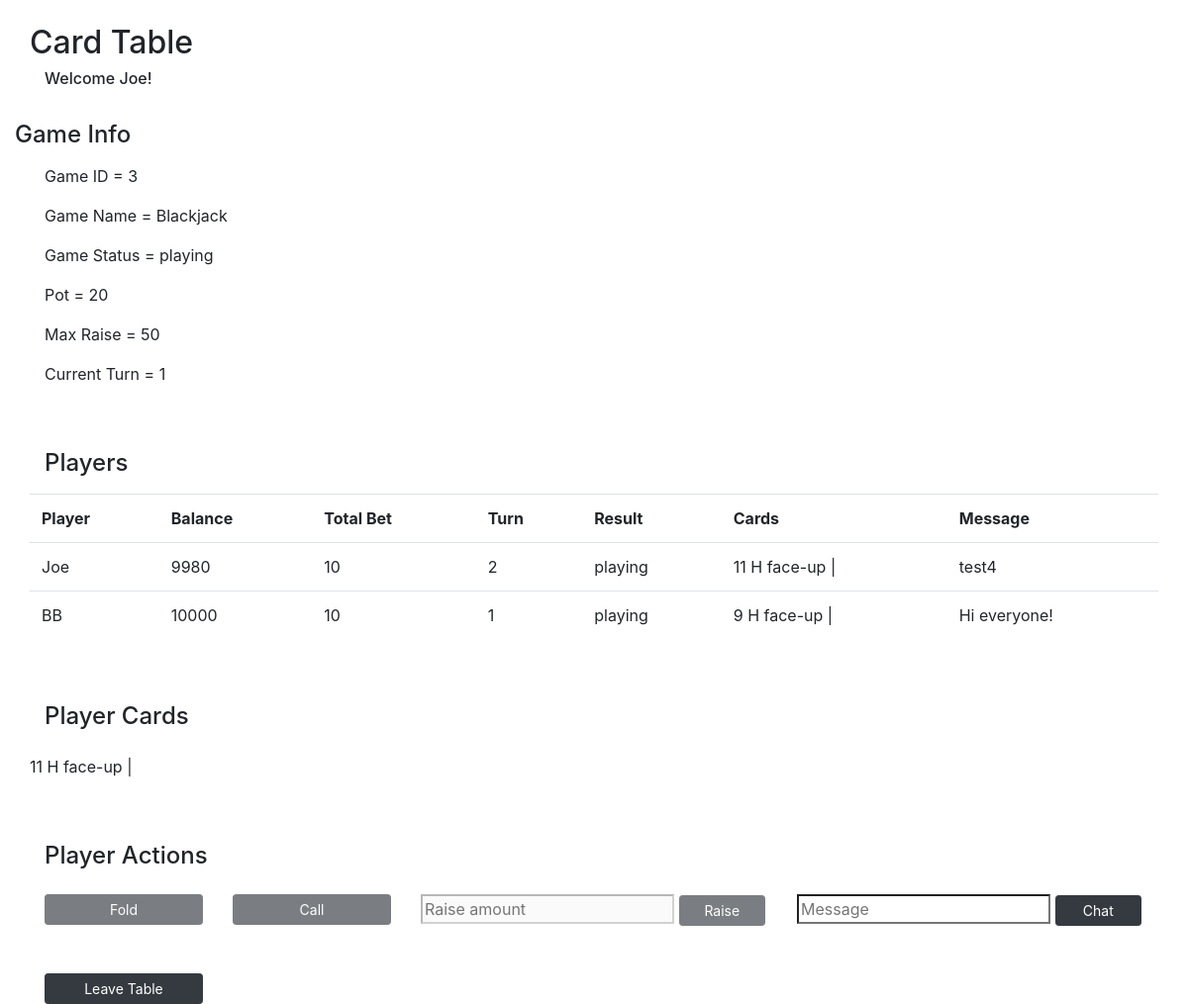
The app's page /card-table (signed in) with its own data.
### models.py (models this page shows)
class User(db.Model):
    __tablename__ = "users"
    id = db.Column(db.Integer, primary_key=True)
    user_name = db.Column(db.String(255))
    email = db.Column(db.String(255))
    password = db.Column(db.String(255))
    balance = db.Column(db.Integer)
    photo = db.Column(db.BLOB)
    wins = db.Column(db.Integer)
    losses = db.Column(db.Integer)
    current_game_id = db.Column(db.Integer, db.ForeignKey("games.id"), nullable=True)  # is null if not currently in a game
    current_game = db.relationship("Game", foreign_keys=[current_game_id], backref="game_users")
    created_at = db.Column(db.DateTime, server_default=func.now())
    updated_at = db.Column(db.DateTime, server_default=func.now(), onupdate=func.now())

class Game(db.Model):
    __tablename__ = "games"
    id = db.Column(db.Integer, primary_key=True)
    game_type_id = db.Column(db.Integer, db.ForeignKey("game_types.id"), nullable=True)
    game_type = db.relationship("GameType", foreign_keys=[game_type_id], backref="gametype_games")
    game_status = db.Column(db.Integer)  # 0: waiting, 1: playing, 2: completed
    pot = db.Column(db.Integer)
    current_turn = db.Column(db.Integer)
    num_players = db.Column(db.Integer)
    created_at = db.Column(db.DateTime, server_default=func.now())
    updated_at = db.Column(db.DateTime, server_default=func.now(), onupdate=func.now())

class GameType(db.Model):
    __tablename__ = "game_types"
    id = db.Column(db.Integer, primary_key=True)
    game_name = db.Column(db.String(255))
    time_limit = db.Column(db.Integer)
    min_players = db.Column(db.Integer)
    max_players = db.Column(db.Integer)
    ante = db.Column(db.Integer)
    max_raise = db.Column(db.Integer)
    created_at = db.Column(db.DateTime, server_default=func.now())
    updated_at = db.Column(db.DateTime, server_default=func.now(), onupdate=func.now())

class Player(db.Model):
    __tablename__ = "players"
    id = db.Column(db.Integer, primary_key=True)
    total_bet = db.Column(db.Integer)
    result = db.Column(db.Integer)  # 0: waiting, 1: playing, 2: win, 3: loss, 4: exited before playing
    turn = db.Column(db.Integer)  # position of player at the table
    game_id = db.Column(db.Integer, db.ForeignKey("games.id"), nullable=True)
    game = db.relationship("Game", foreign_keys=[game_id], backref="game_players")
    player_id = db.Column(db.Integer, db.ForeignKey("users.id"), nullable=True)
    player = db.relationship("User", foreign_keys=[player_id], backref="user_players")
    cards = db.relationship("Card", back_populates="player")
    messages = db.relationship("Message", back_populates="player")
    created_at = db.Column(db.DateTime, server_default=func.now())
    updated_at = db.Column(db.DateTime, server_default=func.now(), onupdate=func.now())

class Card(db.Model):
    __tablename__ = "cards"
    id = db.Column(db.Integer, primary_key=True)
    number = db.Column(db.Integer)  # 2-10: 2-10, 11: jack, 12: queen, 13: king, 14: ace
    suit = db.Column(db.Integer)  # 1: clubs, 2: diamonds, 3: hearts, 4: spades
    face_up = db.Column(db.Boolean, unique=False, default=False)  # false: card is face down, true: card is face up
    game_id = db.Column(db.Integer, db.ForeignKey("games.id"), nullable=True)
    game = db.relationship("Game", foreign_keys=[game_id], backref="game_cards")
    player_id = db.Column(db.Integer, db.ForeignKey("players.player_id"), nullable=True)
    player = db.relationship("Player", back_populates="cards")
    created_at = db.Column(db.DateTime, server_default=func.now())
    updated_at = db.Column(db.DateTime, server_default=func.now(), onupdate=func.now())

class Message(db.Model):
    __tablename__ = "messages"
    id = db.Column(db.Integer, primary_key=True)
    message = db.Column(db.String(255))
    player_id = db.Column(db.Integer, db.ForeignKey("players.player_id"), nullable=True)
    player = db.relationship("Player", foreign_keys=[player_id], back_populates="messages")
    game_id = db.Column(db.Integer, db.ForeignKey("games.id"), nullable=True)  # is null if not in a game while sending message
    game = db.relationship("Game", foreign_keys=[game_id], backref="game_messages")
    created_at = db.Column(db.DateTime, server_default=func.now())
    updated_at = db.Column(db.DateTime, server_default=func.now(), onupdate=func.now())

### controller.py (the view)
def card_table():
    if 'user_id' in session:
        user_id = session['user_id']
        user = getUser(user_id)
        if user:
            game_id = getGameIDFromUserID(user_id)
            game = getGame(game_id)
            players = getPlayers(game_id)
            cards = getCards(game_id, user_id)
            user_turn = getUserTurn(game_id, user_id)
            for player in players:
                print('message:', player.messages)
                if player.messages:
                    print('message content:', player.messages[0].message)
            if game:
                return render_template('card-table.html', user = user, user_turn = user_turn, game = game, players = players, cards = cards)
            else:
                return redirect('/lobby')
    return redirect('/login-registration')

### utilities.py (called while the page is built)
def getUser(user_id):
    user = User.query.get(user_id)
    return user

def getUserTurn(game_id, user_id):
    player = Player.query.filter_by(game_id=game_id, player_id=user_id).first()
    if player:
        return player.turn
    else:
        return False

def getGameIDFromUserID(user_id):
    user = User.query.get(user_id)
    game = Game.query.get(user.current_game_id)
    if game:
        return game.id
    else:
        return False

def getGame(game_id):
    game = Game.query.get(game_id)
    return game

def getPlayers(game_id):
    players = Player.query.filter_by(game_id=game_id)
    return players

def getCards(game_id, player_id):
    cards = Card.query.filter_by(game_id=game_id, player_id=player_id)
    return cards

### templates/card-table.html (shortened to what this page needs)
<!DOCTYPE html>
<html lang="en">
<head>
    <link href="https://stackpath.bootstrapcdn.com/bootstrap/4.4.1/css/bootstrap.min.css" rel="stylesheet">
    <script src="https://cdnjs.cloudflare.com/ajax/libs/socket.io/1.7.3/socket.io.min.js"></script></head>
</head>
<body>
    <div class="container bg-white">
        <h2 class="row pt-4">Card Table</h2>
        <h6>Welcome {{user.user_name}}!</h6>
        <div class="row pt-4">
            <h4 class="row pb-2">Game Info</h4>
            <p class="col-12">Game ID = {{game.id}}</p>
            <p class="col-12">Game Name = {{game.game_type.game_name}}</p>
            <p class="col-12">Game Status =
                {% if game.game_status == 0 %}waiting
                {% elif game.game_status == 1 %}playing
                {% elif game.game_status == 2 %}completed
                {% else: %}error
                {% endif %}</p>
            <p class="col-12">Pot = {{game.pot}}</p>
            <p class="col-12">Max Raise = {{game.game_type.max_raise}}</p>
            <p class="col-12">Current Turn = {{game.current_turn}}</h6>
        </div>
        <div class="row pt-5">
            <h4 class="col-12 pb-2">Players</h4>
            <table class="table table-fixed text-left table-hover">
                <tbody>
                    <tr scope='row'>
                        <th>Player</th>
                        <th>Balance</th>
                        <th>Total Bet</th>
                        <th>Turn</th>
                        <th>Result</th>
                        <th>Cards</th>
                        <th>Message</th>
                    </tr>
                    {% for player in players %}
                        <tr scope='row'>
                            <td>{{player.player.user_name}}</td>
                            <td>{{player.player.balance}}</td>
                            <td>{{player.total_bet}}</td>
                            <td>{{player.turn}}</td>
                            <td>
                                {% if player.result == 1 %}playing
                                {% elif player.result == 2: %}winner
                                {% elif player.result == 3: %}loser
                                {% else: %}exited
                                {% endif %}
                            </td>
                            <td>
                                {% for card in player.cards %}
                                    {% if card.game_id == game.id %}
                                        {{card.number}}
                                        {% if card.suit == 1 %}C
                                        {% elif card.suit == 2 %}D
                                        {% elif card.suit == 3 %}H
                                        {% else %}S
                                        {% endif %}
                                        {% if card.face_up %} face-up |
                                        {% else %} down |
                                        {% endif %}
                                    {% endif %}
                                {% endfor %}
                            </td>
                            <td>{% if player.messages %}{{player.messages[-1].message}}{% endif %}</td>
                        </tr>
                    {% endfor %}
                </tbody>
            </table>
        </div>
        <div class="row pt-5">
            <h4 class="col-12 pb-3">Player Cards</h4>
            <p>
            {% for card in cards %}
                {{card.number}}
                {% if card.suit == 1 %}C
                {% elif card.suit == 2 %}D
                {% elif card.suit == 3 %}H
                {% else %}S
                {% endif %}
                {% if card.face_up %} face-up |
                {% else %} down |
                {% endif %}
            {% endfor %}
            </p>
        </div>
        <div class="row pt-5">
            <h4 class="col-12 pb-3">Player Actions</h4>
            {% if user_turn == game.current_turn and game.game_status == 1 %}
                <div class="col-2">
                    <a href="/card-table/fold/{{game.id}}" class="btn btn-dark btn-sm btn-block">Fold</a>
                </div>
                <div class="col-2">
                    <a href="/card-table/call/{{game.id}}" class="btn btn-dark btn-sm btn-block">Call</a>
                </div>
                <form class="col-4" action="/card-table/raise" method="post">
                    <input type="text" name="raise_amount" placeholder="Raise amount" class="rounded-0">
                    <button type="submit" class="col-3 btn btn-dark btn-sm">Raise</button>
                </form>
            {% else %}
                <div class="col-2">
                    <a href="/card-table/fold/{{game.id}}" class="disabled btn btn-dark btn-sm btn-block">Fold</a>
                </div>
                <div class="col-2">
                    <a href="/card-table/call/{{game.id}}" class="disabled btn btn-dark btn-sm btn-block">Call</a>
                </div>
                <form class="col-4" action="/card-table/raise" method="post">
                    <input type="text" name="raise_amount" placeholder="Raise amount" class="rounded-0" disabled>
                    <button type="submit" class="col-3 btn btn-dark btn-sm" disabled>Raise</button>
                </form>
            {% endif %}
            <form class="col-4" action="/card-table/message" method="post">
                <input type="text" name="message" placeholder="Message" class="rounded-0">
                <button type="submit" class="col-3 btn btn-dark btn-sm">Chat</button>
            </form>
            <div class="col-2 pt-5">
                <a href="/card-table/leave/{{game.id}}" class="btn btn-dark btn-sm btn-block">Leave Table</a>
            </div>
        </div>
    </div>
</body>
</html>

### records on screen
User: user_name "Joe"
Game: id "3", pot "20", current_turn "1"
GameType: game_type.game_name "Blackjack", game_type.max_raise "50"
Player: player.user_name "Joe", player.balance "9980", total_bet "10", turn "2", result "playing", message "test4"
Card: number "11", suit "H", face_up "face-up |"
Player: player.user_name "BB", player.balance "10000", total_bet "10", turn "1", result "playing", message "Hi everyone!"
Card: number "9", suit "H", face_up "face-up |"
